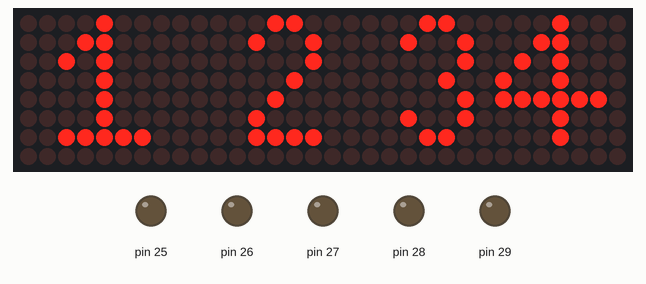
This sketch was run on a simulated Arduino Mega 2560, built with avr-gcc and run on an emulated ATmega2560. Parts: 32×8 LED matrix, output pins drawn as LEDs (lit = HIGH). Wiring (from diagram.json): 4 × MAX7219 LED driver: data pin 22; clock pin 23; CS pin 24. Pins used as bus, display or sensor lines are not drawn.

Above: at 0.1 s.

The sketch:

ETALVIS_Problem_15_05.ino
```cpp
//Embedded Systems programming - GPIO
//Dot Matrix Control Problems
//use max 7219-matrix DOTMATRIX
//use PORT A
//self Assessment set -15 Problem 05
//DISPLAY 1234
#include "max7219.h"
#include "font.h"

void setup(void) {
  max7219_init();

  for (unsigned char row = 1; row <= 8; row++) {
    max7219_send_all(row,

                     digit4[row - 1],   // Rightmost: 'L'
                     digit3[row - 1],  // Then 'A'
                     digit2[row - 1],  // Then 'T'
                     digit1[row - 1]  // Leftmost: 'E'
                    );

  }
}
void loop() {
  // Static display — nothing to animate (yet!)
}
```

font.h
```cpp
#ifndef FONT_H
#define FONT_H

// Digit '1'
unsigned char digit1[8] = {
  0b00010000,
  0b00011000,
  0b00010100,
  0b00010000,
  0b00010000,
  0b00010000,
  0b01111100,
  0b00000000
};

// Digit '2'
unsigned char digit2[8] = {
  0b01100000,
  0b10010000,
  0b10000000,
  0b01000000,
  0b00100000,
  0b00010000,
  0b11110000,
  0b00000000
};

// Digit '3'
// Digit '3' — LSB on the left
unsigned char digit3[8] = {
  0b01100000,
  0b10010000,
  0b10000000,
  0b01000000,
  0b10000000,
  0b10010000,
  0b01100000,
  0b00000000
};

unsigned char digit4[8] = {
  0b00010000,
  0b00011000,
  0b00010100,
  0b00010010,
  0b01111110,
  0b00010000,
  0b00010000,
  0b00000000
};
#endif
```

max7219.c
```cpp
#include "max7219.h"

volatile char *porta = (volatile char *)0x22;
volatile char *ddra  = (volatile char *)0x21;

#define DIN_BIT 0
#define CLK_BIT 1
#define CS_BIT  2

void max7219_send_all(unsigned char addr, unsigned char d1, unsigned char d2,
                      unsigned char d3, unsigned char d4) {
    unsigned char data[4] = {d1, d2, d3, d4};

    *porta &= ~(1 << CS_BIT);

    for (char m = 3; m >= 0; m--) {
        unsigned int packet = (addr << 8) | data[m];
        for (char i = 0; i < 16; i++) {
            if (packet & 0x8000)
                *porta |= (1 << DIN_BIT);
            else
                *porta &= ~(1 << DIN_BIT);

            *porta &= ~(1 << CLK_BIT);
            for (volatile int d = 0; d < 10; d++);
            *porta |= (1 << CLK_BIT);
            packet <<= 1;
        }
    }

    *porta |= (1 << CS_BIT);
}

void max7219_init(void) {
    *ddra = 0xFF;
    *porta = (1 << CS_BIT);

    for (char i = 0; i < 4; i++) {
        max7219_send_all(0x0C, 0x01, 0x01, 0x01, 0x01);
        max7219_send_all(0x09, 0x00, 0x00, 0x00, 0x00);
        max7219_send_all(0x0A, 0x08, 0x08, 0x08, 0x08);
        max7219_send_all(0x0B, 0x07, 0x07, 0x07, 0x07);
        max7219_send_all(0x0F, 0x00, 0x00, 0x00, 0x00);
    }

    max7219_clear();
}

void max7219_clear(void) {
    for (unsigned char row = 1; row <= 8; row++) {
        max7219_send_all(row, 0x00, 0x00, 0x00, 0x00);
    }
}
```

max7219.h
```cpp
#ifndef MAX7219_H
#define MAX7219_H

#ifdef __cplusplus
extern "C" {
#endif

void max7219_init(void);
void max7219_clear(void);
void max7219_send_all(unsigned char address, unsigned char d1, unsigned char d2,
                      unsigned char d3, unsigned char d4);

#ifdef __cplusplus
}
#endif

#endif
```
